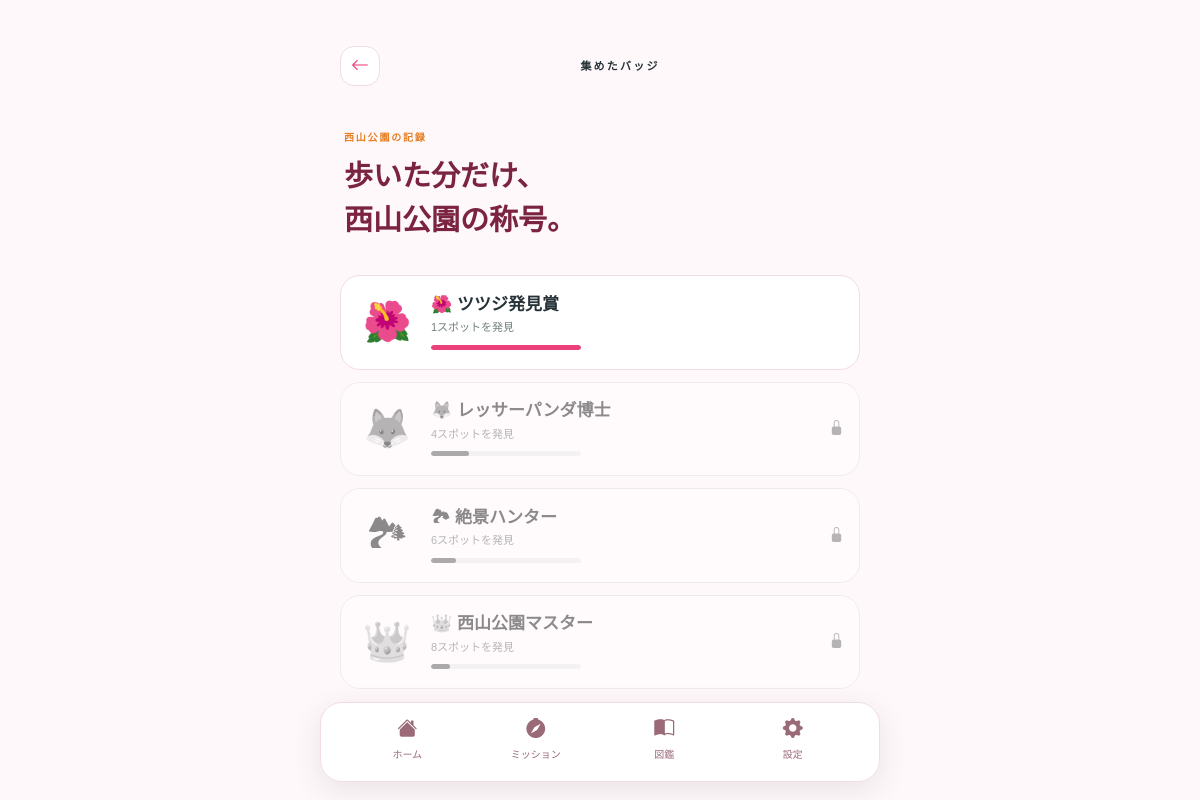
Page /badges (signed in) on the committed database.
### models.py (models this page shows)
class Badge(db.Model):
    id = db.Column(db.Integer, primary_key=True)
    name = db.Column(db.String(80), nullable=False)
    description = db.Column(db.String(200), nullable=False)
    unlock_count = db.Column(db.Integer, nullable=False)

### routes/main.py (the view)
@main_bp.get("/badges")
@login_required
def badges():
    found = len(discovered_ids())
    badge_order = {1: 0, 4: 1, 6: 2, 8: 3}
    all_badges = sorted(Badge.query.all(), key=lambda b: badge_order.get(b.unlock_count, 99))
    return render_template("badges.html", badges=all_badges, found=found)

### routes/main.py (called while the page is built)
def discovered_ids():
    user_id = session.get("user_id")
    if user_id is None:
        return set()
    return {item.spot_id for item in Discovery.query.filter_by(user_id=user_id).all()}

def login_required(view):
    @wraps(view)
    def wrapped(*args, **kwargs):
        if not session.get("user_id"):
            return redirect(url_for("main.login", next=request.path))
        return view(*args, **kwargs)
    return wrapped

### templates/badges.html (shortened to what this page needs)
{% extends 'base.html' %}
{% block content %}
<header class="topbar">
  <a class="icon-button" href="{{ url_for('main.home') }}" aria-label="戻る"><i class="bi bi-arrow-left"></i></a>
  <span class="topbar-label">集めたバッジ</span>
</header>
<section class="badge-header">
  <p class="eyebrow accent-text">西山公園の記録</p>
  <h1>歩いた分だけ、<br>西山公園の称号。</h1>
</section>
<div class="badge-list">
  {% for badge in badges %}
  {% set unlocked = found >= badge.unlock_count %}
  <article class="badge-card {% if not unlocked %}locked-badge{% endif %}">
    <div class="large-badge">{{ badge.name.split(' ')[0] }}</div>
    <div>
      <h2>{{ badge.name }}</h2>
      <p>{{ badge.description }}</p>
      <div class="progress progress-tiny">
        <div class="progress-bar" style="width: {{ [found / badge.unlock_count * 100, 100]|min }}%"></div>
      </div>
    </div>
    <i class="bi bi-lock-fill badge-lock {% if unlocked %}d-none{% endif %}"></i>
  </article>
  {% endfor %}
</div>
{% endblock %}

### static/app.css (style rules this page uses)
:root { --primary:#EC407A;--primary-dark:#C2185B;--secondary:#F8BBD0;--accent:#E67E22;--green:#43A047;--panda:#E67E22;--sky:#64B5F6;--bg:#FFF8FA;--text:#263238;--muted:#708078;--line:#F1DCE3;--glass:rgba(255,255,255,.78) }
* { box-sizing:border-box }
body { margin:0;background:var(--bg);color:var(--text);font-family:'Noto Sans JP',sans-serif;font-size:15px }
a { text-decoration:none;color:inherit }
.eyebrow { font-size:10px;letter-spacing:.18em;font-weight:900;color:var(--muted);margin:0 }
.splash-screen .eyebrow,.accent-text { color:var(--accent) }
.topbar { display:flex;align-items:center;justify-content:space-between;min-height:52px;margin-bottom:30px }
.topbar-label { font-size:11px;letter-spacing:.2em;font-weight:900 }
.icon-button { width:40px;height:40px;border:1px solid var(--line);background:#fff;border-radius:14px;display:grid;place-items:center;color:var(--primary);font-size:18px }
.progress-bar { background:var(--secondary);border-radius:10px }
.badge-header { padding:8px 4px 25px }
.badge-header h1 { font-size:29px;line-height:1.5;font-weight:900;margin-top:10px }
.badge-list { display:grid;gap:12px }
.badge-card { display:flex;align-items:center;gap:15px;padding:17px;border-radius:20px;background:#fff;border:1px solid var(--line);position:relative }
.large-badge { font-size:39px;width:58px;text-align:center }
.badge-card h2 { font-size:17px;margin:0;font-weight:900 }
.badge-card p { font-size:11px;color:var(--muted);margin:4px 0 9px }
.progress-tiny { height:5px;width:150px }
.locked-badge { filter:grayscale(1);opacity:.55 }
.badge-lock { position:absolute;right:15px;color:var(--muted) }

### static/brand.css (style rules this page uses)
:root { --primary:#EC407A;--primary-dark:#C2185B;--secondary:#F8BBD0;--accent:#E67E22;--green:#43A047;--panda:#E67E22;--sky:#64B5F6;--bg:#FFF8FA;--text:#263238;--muted:#708078;--line:#F1DCE3;--glass:rgba(255,255,255,.78);--azalea:#EC407A;--background:#FFF8FA }

### static/final-spec.css (style rules this page uses)
.badge-header h1 { color:#7B2442 }
.badge-card .progress-bar { background:#EC407A }

### rows in the picture
Badge: name "🌺", name "🌺 ツツジ発見賞", description "1スポットを発見", {{ [found / badge.unlock_count * 100, 100]|min }} 100.0 (drawn)
Badge: name "🦊", name "🦊 レッサーパンダ博士", description "4スポットを発見", {{ [found / badge.unlock_count * 100, 100]|min }} 25.0 (drawn)
Badge: name "🏞", name "🏞 絶景ハンター", description "6スポットを発見", {{ [found / badge.unlock_count * 100, 100]|min }} 16.666666666666664 (drawn)
Badge: name "👑", name "👑 西山公園マスター", description "8スポットを発見", {{ [found / badge.unlock_count * 100, 100]|min }} 12.5 (drawn)
